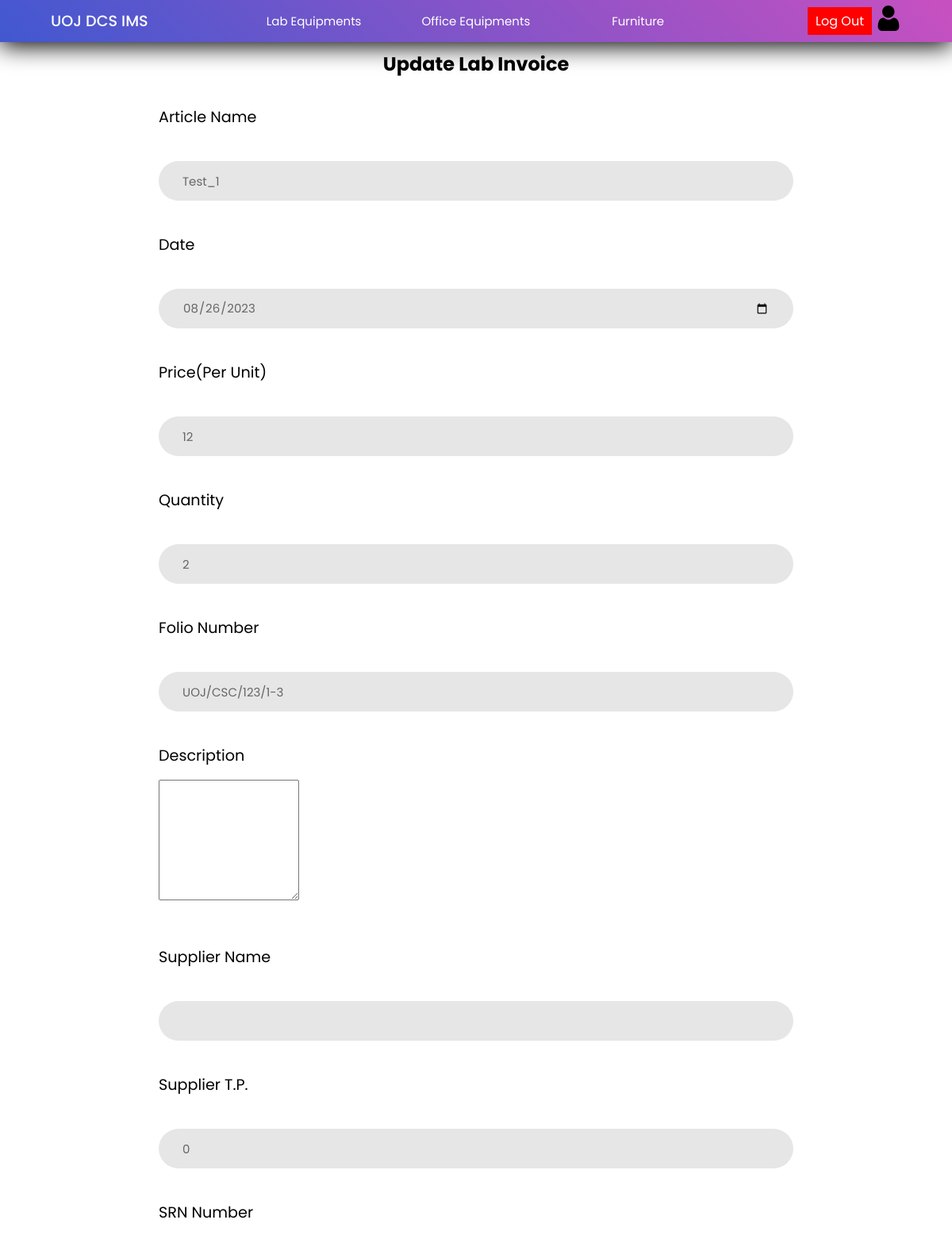
/Project/lab/addData.php?id=123 (signed in, upper part), run on an earlier commit of the app's database.
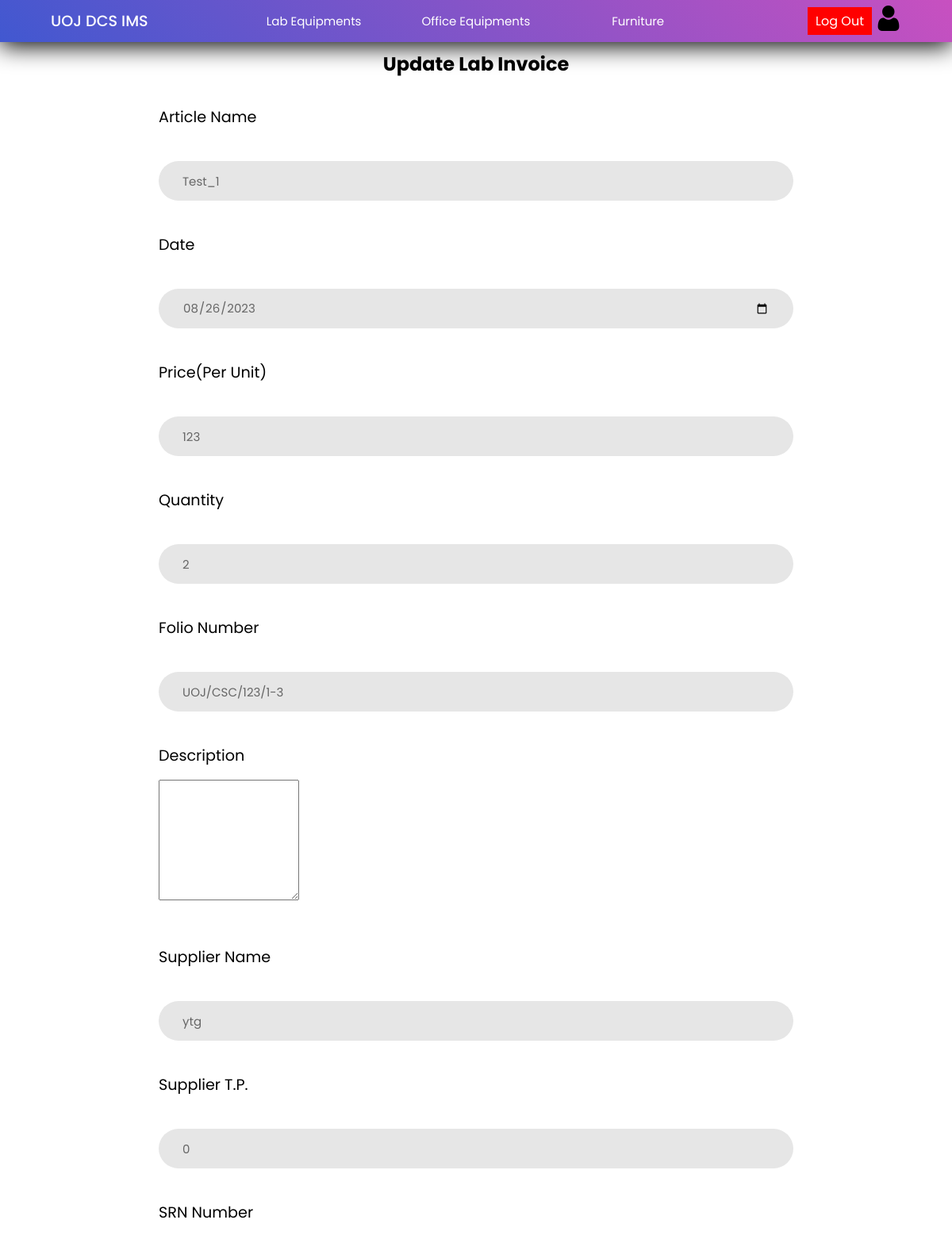
And on a later commit of the database.
### tables this page shows
CREATE TABLE `invoice` (
  `invoice_id` int(11) NOT NULL,
  `name` varchar(200) NOT NULL,
  `date` date NOT NULL,
  `price` float NOT NULL,
  `quantity` int(11) NOT NULL,
  `folio_number` varchar(50) NOT NULL,
  `description` varchar(400) NOT NULL,
  `supplier_name` varchar(150) NOT NULL,
  `supplier_tt` int(15) NOT NULL,
  `srn` int(11) NOT NULL,
  `type` varchar(15) NOT NULL,
  `location` varchar(50) NOT NULL
);

### Project/lab/addData.php (the view, shortened to what this page needs)
<?php
    include("../config/connection.php");
    if(isset($_GET['id'])){
        $id = $_GET['id'];
        $query1 = "SELECT * FROM invoice WHERE invoice_id = $id";
        $result1 = mysqli_query($con, $query1);
        $row1 = mysqli_fetch_assoc($result1);
    }
?>
<!DOCTYPE html>
<html lang="en">
<head>
    <link rel="stylesheet" href="../css/main.css">
    <link rel="stylesheet" href="../css/adddata.css">
</head>
<body>
<?php include("../header/header.php");?>
    <h2><?php if(isset($_GET['id'])){echo "Update Lab Invoice";}else{echo "Add Lab Invoice";}?></h2>
    <form action="actionItem.php" method="POST" >
        <input type="hidden" name="id" value="<?php if(isset($_GET['id'])){echo $row1['invoice_id'];}?> " /> <br>
        <label for="aName">Article Name</label> <br>
        <input type="text" name="aname" value="<?php if(isset($_GET['id'])){echo $row1['name'];}?>" required/> <br>
        <label for="date">Date</label> <br>
        <input type="date" name="date" value="<?php if(isset($_GET['id'])){echo $row1['date'];}?>" required/><br>
        <label for="price">Price(Per Unit)</label> <br>
        <input type="number" name="price" value="<?php if(isset($_GET['id'])){echo $row1['price'];}?>" required/><br>
        <label for="quantity">Quantity</label> <br>
        <input type="number" name="quantity" value="<?php if(isset($_GET['id'])){echo $row1['quantity'];}?>" required/><br>
        <label for="folio">Folio Number</label> <br>
        <input type="text" name="folio" value="<?php if(isset($_GET['id'])){echo $row1['folio_number'];}?>" required/><br>
        <label for="description">Description</label>
        <textarea name="description" cols="20" rows="10" ><?php if(isset($_GET['id'])){echo $row1['description'];}?></textarea> <br><br><br>
        <label for="sName">Supplier Name</label> <br>
        <input type="text" name="sName" value="<?php if(isset($_GET['id'])){echo $row1['supplier_name'];}?>"required /> <br>
        <label for="s_tp">Supplier T.P.</label> <br>
        <input type="number" name="s_tp" value="<?php if(isset($_GET['id'])){echo $row1['supplier_tt'];}?>" /> <br>
        <label for="srn">SRN Number</label> <br>
        <input type="number" name="srn" value="<?php if(isset($_GET['id'])){echo $row1['srn'];}?>" /> <br>
        <input type="text" name="location" value="<?php if(isset($_GET['id'])){echo $row1['location'];}?>" required/> <br>
        <br><br>
        <input class="button" type="submit" name="<?php if(isset($_GET['id'])){echo "update";}else{echo "padd";}?>" value="<?php if(isset($_GET['id'])){echo "Update";}else{echo "Add";}?>" style="width: 75%;"/> <br>
    </form>
</body>
</html>

What changed in the data, as far as the page shows it:
changed invoice "Test_1": price "12" → "123"; sName (not shown) → "ytg"
